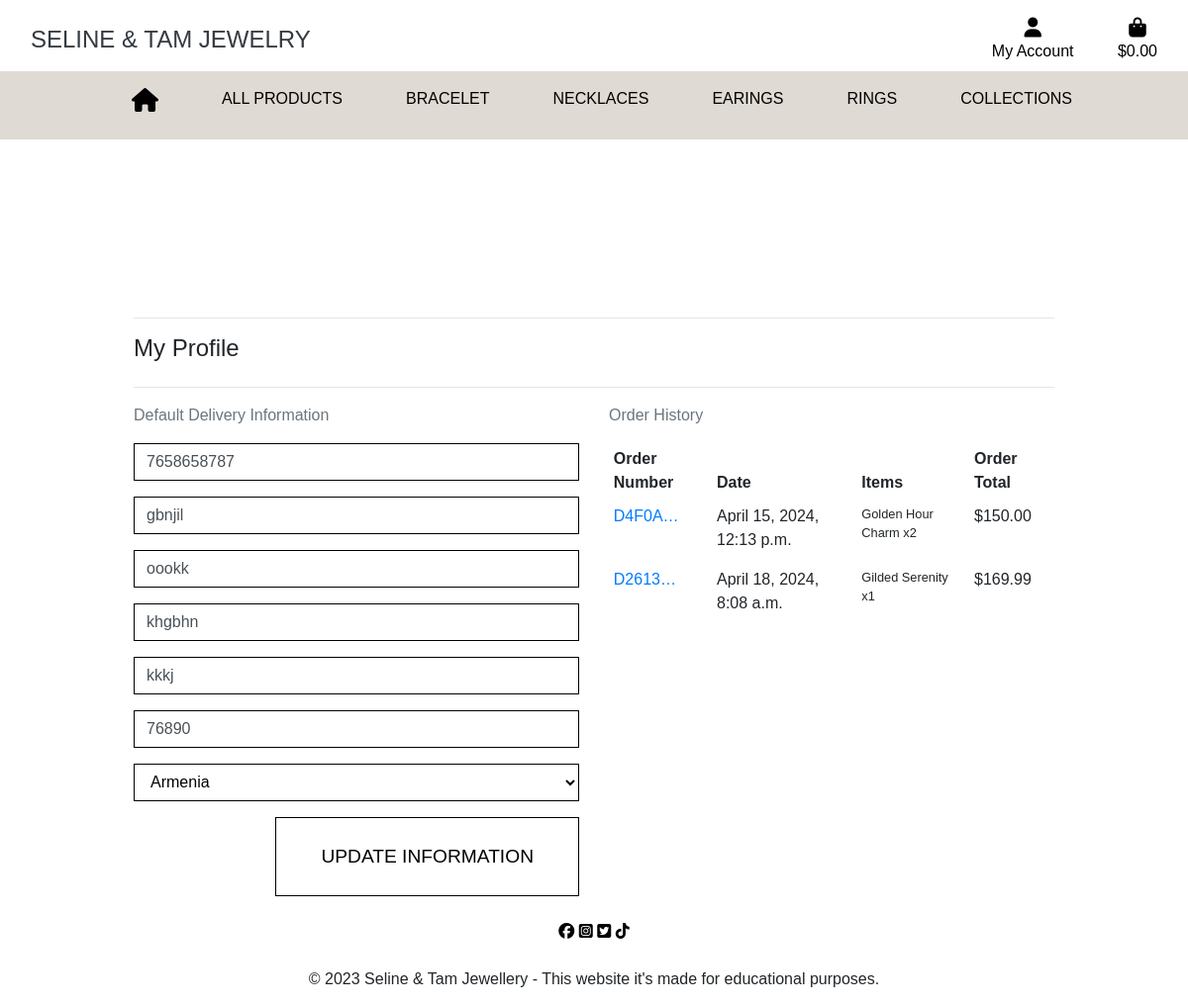
/profile/ (signed in), run on the app's committed database.
### profiles/models.py (models this page shows, shortened)
class UserProfile(models.Model):
    user = models.OneToOneField(User, on_delete=models.CASCADE)
    default_phone_number = models.CharField(max_length=20, null=True, blank=True)
    default_street_address1 = models.CharField(max_length=80, null=True, blank=True)
    default_street_address2 = models.CharField(max_length=80, null=True, blank=True)
    default_town_or_city = models.CharField(max_length=40, null=True, blank=True)
    default_county = models.CharField(max_length=80, null=True, blank=True)
    default_postcode = models.CharField(max_length=20, null=True, blank=True)
    default_country = CountryField(blank_label='Country *', null=True, blank=True)

### usercheckout/models.py (models this page shows, shortened)
class Order(models.Model):
    user_profile = models.ForeignKey(UserProfile, on_delete=models.SET_NULL,
                                     null=True, blank=True, related_name='orders')
    order_number = models.CharField(max_length=32, null=False, editable=False)
    full_name = models.CharField(max_length=50, null=False, blank=False)
    email = models.EmailField(max_length=254, null=False, blank=False)
    phone_number = models.CharField(max_length=20, null=False, blank=False)
    country = CountryField(blank_label='Country *', null=False, blank=False)
    postcode = models.CharField(max_length=20, null=True, blank=True)
    town_or_city = models.CharField(max_length=40, null=False, blank=False)
    street_address1 = models.CharField(max_length=80, null=False, blank=False)
    street_address2 = models.CharField(max_length=80, null=True, blank=True)
    county = models.CharField(max_length=80, null=True, blank=True)
    date = models.DateTimeField(auto_now_add=True)
    delivery_cost = models.DecimalField(max_digits=6, decimal_places=2, null=False, default=0)
    order_total = models.DecimalField(max_digits=10, decimal_places=2, null=False, default=0)
    grand_total = models.DecimalField(max_digits=10, decimal_places=2, null=False, default=0)
    original_bag = models.TextField(null=False, blank=False, default='')
    stripe_pid = models.CharField(max_length=254, null=False, blank=False, default='')

class OrderLineItem(models.Model):
    order = models.ForeignKey(Order, null=False, blank=False, on_delete=models.CASCADE, related_name='lineitems')
    product = models.ForeignKey(Product, null=False, blank=False, on_delete=models.CASCADE)
    product_size = models.CharField(max_length=2, null=True, blank=True) # XS, S, M, L, XL
    quantity = models.IntegerField(null=False, blank=False, default=0)
    lineitem_total = models.DecimalField(max_digits=6, decimal_places=2, null=False, blank=False, editable=False)

### products/models.py (models this page shows, shortened)
class Product(models.Model):
    collections = models.ForeignKey('Collections', null=True, blank=True, on_delete=models.SET_NULL)
    category = models.ForeignKey('Category', null=True, blank=True, on_delete=models.SET_NULL)
    sku = models.CharField(max_length=254, null=True, blank=True)
    name = models.CharField(max_length=254)
    description = models.TextField()
    price = models.DecimalField(max_digits=6, decimal_places=2)
    rating = models.DecimalField(max_digits=6, decimal_places=2, null=True, blank=True)
    image = models.ImageField(null=True, blank=True)

### profiles/views.py (the view)
# urls.py: path('profile/', include('profiles.urls')),
def profile(request):
    profile = get_object_or_404(UserProfile, user=request.user)
    if request.method == 'POST':
        form = UserProfileForm(request.POST, instance=profile)
        if form.is_valid():
            form.save()
            messages.success(request, 'Profile updated successfully!')
        else:
            messages.error(request, 'Update failed. Please ensure the form is valid.')
    else:
        form = UserProfileForm(instance=profile)
    orders = profile.orders.all()
    template = 'profiles/profile.html'
    context = {
        'form': form,
        'orders': orders,
        'on_profile_page': True
    }
    return render(request, template, context)

### profiles/forms.py
class UserProfileForm(forms.ModelForm):
    class Meta:
        model = UserProfile
        exclude = ('user',)
    def __init__(self, *args, **kwargs):
        super().__init__(*args, **kwargs)
        placeholders = {
            'default_phone_number': 'Phone Number',
            'default_postcode': 'Postal Code',
            'default_town_or_city': 'Town or City',
            'default_street_address1': 'Street Address 1',
            'default_street_address2': 'Street Address 2',
            'default_county': 'County, State or Locality',
        }
        self.fields['default_phone_number'].widget.attrs['autofocus'] = True
        for field in self.fields:
            if field != 'default_country':
                if self.fields[field].required:
                    placeholder = f'{placeholders[field]} *'
                else:
                    placeholder = placeholders[field]
                self.fields[field].widget.attrs['placeholder'] = placeholder
            self.fields[field].widget.attrs['class'] = 'border-black rounded-0 profile-form-input'
            self.fields[field].label = False

### shpbag/contexts.py (called while the page is built, shortened)
def shpbag_contents(request):
    bag_items = []
    total = 0
    product_count = 0
    bag = request.session.get('bag', {})
    delivery = total * Decimal(settings.STANDARD_DELIVERY_PERCENTAGE / 100)
    grand_total = delivery + total
    context = {
        'bag_items': bag_items,
        'total': total,
        'product_count': product_count,
        'delivery': delivery,
        'grand_total': grand_total,
    }
    return context

### profiles/templates/profiles/profile.html (shortened to what this page needs)
{% extends "base.html" %}
{% load static %}
{% block extra_css %}
    <link rel="stylesheet" href="{% static 'profiles/css/profile.css' %}">
{% endblock %}
{% block page_header %}
    <div class="container header-container">
    </div>
{% endblock %}
{% block content %}
    <div class="overlay"></div>
    <div class="container">
        <div class="row">
            <div class="col">
                <hr>
                <h2 class="logo-font mb-4">My Profile</h2>
                <hr>
            </div>
        </div>
        <div class="row">
            <div class="col-12 col-lg-6">
                <p class="text-muted">Default Delivery Information</p>
                <form class="mt-3" action="{% url 'profiles:profile' %}" method="POST" id="profile-update">
                    {{ form|crispy }}
                    <button class="btn btn-black rounded-0 text-uppercase float-right">Update Information</button>
                </form>
            </div>
            <div class="col-12 col-lg-6">
                <p class="text-muted">Order History</p>
                <div class="order-history table-responsive">
                    <table class="table table-sm table-borderless">
                        <thead>
                            <tr>
                                <th>Order Number</th>
                                <th>Date</th>
                                <th>Items</th>
                                <th>Order Total</th>
                            </tr>
                        </thead>
                        <tbody>
                            {% for order in orders %}
                                <tr>
                                    <td>
                                        <a href="{% url 'profiles:order_history' order.order_number %}"
                                        title="{{ order.order_number }}">
                                            {{ order.order_number|truncatechars:6 }}
                                        </a>
                                    </td>
                                    <td>{{ order.date }}</td>
                                    <td>
                                        <ul class="list-unstyled">
                                            {% for item in order.lineitems.all %}
                                                <li class="small">
                                                    {{ item.product.name }} x{{ item.quantity }}
                                                </li>
                                            {% endfor %}
                                        </ul>
                                    </td>
                                    <td>${{ order.grand_total }}</td>
                                </tr>
                            {% endfor %}
                        </tbody>
                    </table>
                </div>
            </div>
        </div>
{% endblock %}

### static/css/style.css (style rules this page uses)
html { box-sizing: border-box; width: 100%; height: 100vh; }
body { background-color: #f1eee9; font-family: Fira Sans, sans-serif; }
.logo-font { font-family: Playfair Display, sans-serif; font-size: 1.5rem; }
.btn-black { background: rgba(255, 255, 255, 0.445); color: rgb(0, 0, 0); padding: 25px; padding-left: 45px; padding-right: 45px; font-size: 1.2rem; border: 1px solid black; }
.border-black { border: 1px solid black !important; }
.overlay { height: 100%; width: 100%; top: 0; left: 0; position: fixed; background: white; z-index: -1; }
@media (min-width: 1200px) { .container { max-width: 80%; } }
@media (min-width: 992px) { .header-container { padding-top: 164px; } }

### profiles/static/profiles/css/profile.css (style rules this page uses)
#id_default_country, #id_default_country option:not(:first-child) { color: #000; }
.order-history { max-height: 416px; overflow-y: auto; }

### data on the page
UserProfile: default_phone_number "7658658787", default_street_address1 "gbnjil", default_street_address2 "oookk", default_town_or_city "khgbhn", default_county "kkkj", default_postcode "76890", default_country "Armenia"
Order: order_number "D4F0A…", date "April 15, 2024, 12:13 p.m.", grand_total "150.00"
OrderLineItem: product.name "Golden Hour Charm", quantity "2"
Order: order_number "D2613…", date "April 18, 2024, 8:08 a.m.", grand_total "169.99"
OrderLineItem: product.name "Gilded Serenity", quantity "1"
